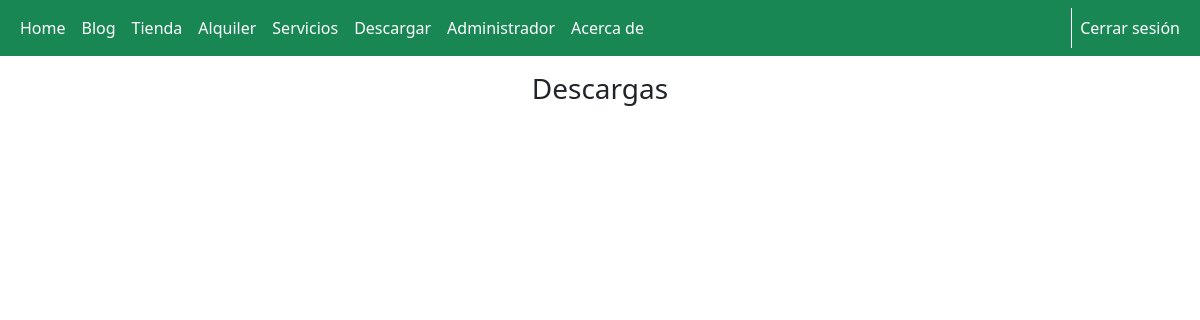
The page /descargas.php (signed in) on the database as committed earlier.
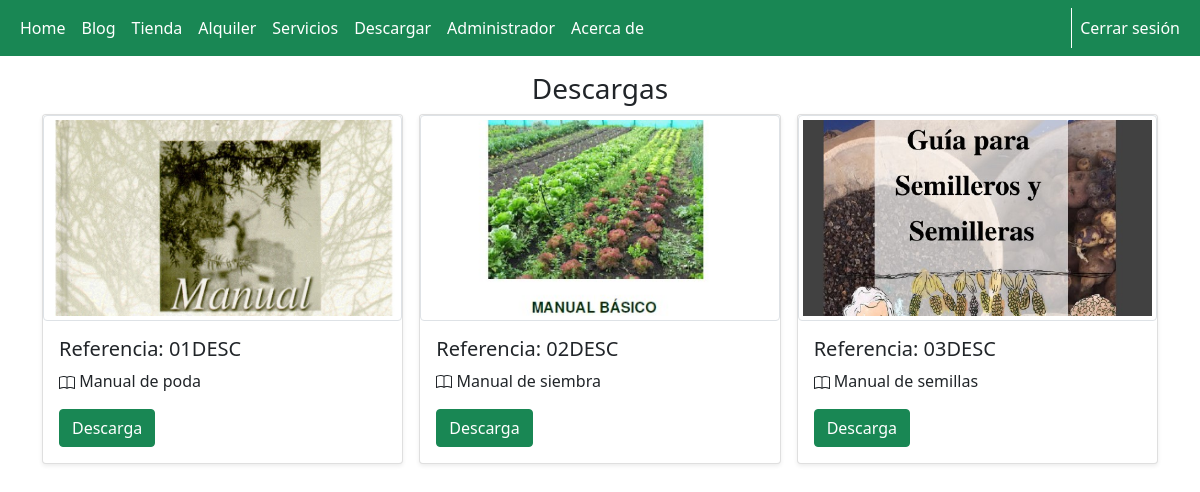
The same page on the database as committed later.
### tables this page shows
CREATE TABLE `descargas` (
  `id` int(11) NOT NULL,
  `referencia` varchar(25) NOT NULL,
  `titulo` varchar(50) NOT NULL,
  `enlace` varchar(200) NOT NULL,
  `imagen` varchar(50) NOT NULL,
  `activa` int(1) NOT NULL
);

### config/conexion.php (called while the page is built, shortened)
<?php
Class Conexion extends Database {
    public function __construct() {
        $this->datos = "mysql:host=127.0.0.1;dbname=$this->dbname";
    }
    public function conexion() {
        try {
            $conn = new PDO($this->datos, $this->username, $this->password);
        } catch (PDOException $pe) {
            die("No se ha podido conectar con $this->dbname :" . $pe->getMessage());
        }
        return $conn;
    }
}

### config/funcionesDescargas.php (called while the page is built, shortened)
<?php
require_once(__DIR__.'\conexion.php');
class FuncionesDescargas{
    private $conexion;
    public function  __construct(){
        $bd = new Conexion;
        $this->conexion = $bd->conexion();
    }
    public function consultarDescargas(){
        $sql = "SELECT * FROM `descargas` WHERE `activa` = 1 ORDER BY referencia;";
        $query = $this->conexion -> prepare($sql);
        $query -> execute();
        $results = $query -> fetchAll(PDO::FETCH_OBJ);
        return $results;
    }
}

### descargas.php (the view, shortened to what this page needs)
<?php
include('template/header.php');
if (isset($_SESSION['usuario']) && ($_SESSION['rol'] == '2' || $_SESSION['rol'] == '1')) {
    include 'config/funcionesDescargas.php';
    $datos = new FuncionesDescargas;
    $descargas = $datos->consultarDescargas();
?>
    <h3 class="text-center pt-3">Descargas</h3>
    <div class="container">
        <div class="row row-cols-1 row-cols-sm-2 row-cols-md-3 g-3">
            <?php foreach ($descargas as $descarga) { ?>
                <div class="col">
                    <div class="card shadow-sm">
                        <?php
                        $imagen = "img/descargas/" . $descarga->imagen;
                        ?>
                        <img class="img-thumbnail img-fluid" src="<?php echo $imagen; ?>">
                        <div class="card-body">
                            <h5 class="card-title">Referencia: <?php echo strtoupper($descarga->referencia); ?></h5>
                            <p class="card-text"> <?php echo $descarga->titulo; ?></p>
                            <a href="<?php echo $descarga->enlace; ?>" class="btn btn-success">Descarga</a>
                        </div>
                    </div>
                </div>
            <?php } ?>
        </div>
    </div>
<?php
}
?>

### template/header.php (shortened to what this page needs)
<!DOCTYPE html>
<html lang="es">
<head>
    <link href="https://cdn.jsdelivr.net/npm/bootstrap@5.1.3/dist/css/bootstrap.min.css" rel="stylesheet" />
    <link rel="stylesheet" href="https://cdn.jsdelivr.net/npm/bootstrap-icons@1.8.1/font/bootstrap-icons.css" />
    <link rel="stylesheet" href="https://cdnjs.cloudflare.com/ajax/libs/font-awesome/4.7.0/css/font-awesome.min.css" />
</head>
<body>
    <nav class="navbar navbar-expand-sm navbar-dark bg-success">
        <div class="container-fluid">
            <div class="collapse navbar-collapse" id="menuID">
                <div class="navbar-nav">
                    <a class="nav-link active" aria-current="page" href="./">Home</a>
                    <a class="nav-link active" aria-current="page" href="blog.php">Blog</a>
                    <?php
                    if (isset($_SESSION['usuario']) && $_SESSION['rol'] == '2') {
                    ?>
                        <a class="nav-link active" aria-current="page" href="tienda.php">Tienda</a>
                        <a class="nav-link active" aria-current="page" href="alquiler.php">Alquiler</a>
                        <a class="nav-link active" aria-current="page" href="servicios.php">Servicios</a>
                        <a class="nav-link active" aria-current="page" href="descargas.php">Descargar</a>
                    <?php
                    } else if (isset($_SESSION['usuario']) && $_SESSION['rol'] == '1') {
                    ?>
                        <a class="nav-link active" aria-current="page" href="tienda.php">Tienda</a>
                        <a class="nav-link active" aria-current="page" href="alquiler.php">Alquiler</a>
                        <a class="nav-link active" aria-current="page" href="servicios.php">Servicios</a>
                        <a class="nav-link active" aria-current="page" href="descargas.php">Descargar</a>
                        <a class="nav-link active" aria-current="page" href="admin/">Administrador</a>
                    <?php
                    } else {
                    ?>
                        <a class="nav-link active" aria-current="page" href="login.php">Login</a>
                    <?php
                    }
                    ?>
                    <a class="nav-link active" aria-current="page" href="acerca.php">Acerca de</a>
                </div>
            </div>
            <div class="navbar-nav" style="float:left; border-left:1px solid white">
                <?php
                if (isset($_SESSION['usuario'])) {
                ?>
                    <a class="nav-link active d-none d-md-inline" aria-current="page" href="cerrarSesion.php">Cerrar sesión</a>
                <?php
                }
                ?>
            </div>
        </div>
    </nav>
</body>
</html>

Rows that differ between the two databases and show on the page:
added descargas: imagen (picture), referencia "01DESC", titulo "Manual de poda"
added descargas: imagen (picture), referencia "02DESC", titulo "Manual de siembra"
added descargas: imagen (picture), referencia "03DESC", titulo "Manual de semillas"
